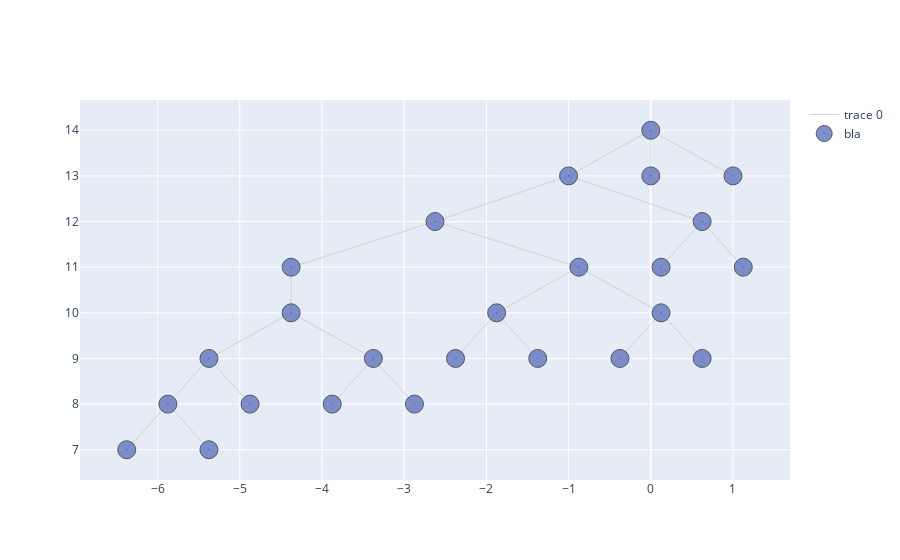

Notebook source saved alongside this figure:
### Code cell
fig = go.Figure()
fig.add_trace(go.Scatter(
    x=Xe,
    y=Ye,
    mode='lines',
    line=dict(color='rgb(210,210,210)', width=1),
    hoverinfo='none'
))
fig.add_trace(go.Scatter(
    x=Xn,
    y=Yn,
    mode='markers',
    name='bla',
    marker=dict(
        symbol='circle-dot',
        size=18,
        color='#6175c1',
        line=dict(color='rgb(50,50,50)', width=1),
    ),
    text=labels,
    hoverinfo='text',
    opacity=0.8,
))

### Figure 1 — Plotly figure (JSON) as saved in the notebook; plotly's stock layout.template omitted (floating-point values rounded to 4 significant figures)
{"data": [{"hoverinfo": "none", "line": {"color": "rgb(210,210,210)", "width": 1}, "mode": "lines", "type": "scatter", "x": [-4.375, -2.625, null, -4.375, -4.375, null, -2.625, -1, null, -2.625, -0.875, null, -4.375, -5.375, null, -4.375, -3.375, null, -1, 0, null, -1, 0.625, null, -0.875, -1.875, null, -0.875, 0.125, null, -5.375, -5.875, null, -5.375, -4.875, null, -3.375, -3.875, null, -3.375, -2.875, null, 0, 0, null, 0, 1, null, 0.625, 0.125, null, 0.625, 1.125, null, -1.875, -2.375, null, -1.875, -1.375, null, 0.125, -0.375, null, 0.125, 0.625, null, -5.875, -6.375, null, -5.875, -5.375, null], "y": [11, 12, null, 11, 10, null, 12, 13, null, 12, 11, null, 10, 9, null, 10, 9, null, 13, 14, null, 13, 12, null, 11, 10, null, 11, 10, null, 9, 8, null, 9, 8, null, 9, 8, null, 9, 8, null, 14, 13, null, 14, 13, null, 12, 11, null, 12, 11, null, 10, 9, null, 10, 9, null, 10, 9, null, 10, 9, null, 8, 7, null, 8, 7, null]}, {"hoverinfo": "text", "marker": {"color": "#6175c1", "line": {"color": "rgb(50,50,50)", "width": 1}, "size": 18, "symbol": "circle-dot"}, "mode": "markers", "name": "bla", "opacity": 0.8, "text": ["0", "1", "2", "3", "4", "5", "6", "7", "8", "9", "10", "11", "12", "13", "14", "15", "16", "17", "18", "19", "20", "21", "22", "23", "24"], "type": "scatter", "x": [-4.375, -2.625, -4.375, -1, -0.875, -5.375, -3.375, 0, 0.625, -1.875, 0.125, -5.875, -4.875, -3.875, -2.875, 0, 1, 0.125, 1.125, -2.375, -1.375, -0.375, 0.625, -6.375, -5.375], "y": [11, 12, 10, 13, 11, 9, 9, 14, 12, 10, 10, 8, 8, 8, 8, 13, 13, 11, 11, 9, 9, 9, 9, 7, 7]}], "layout": {}}
